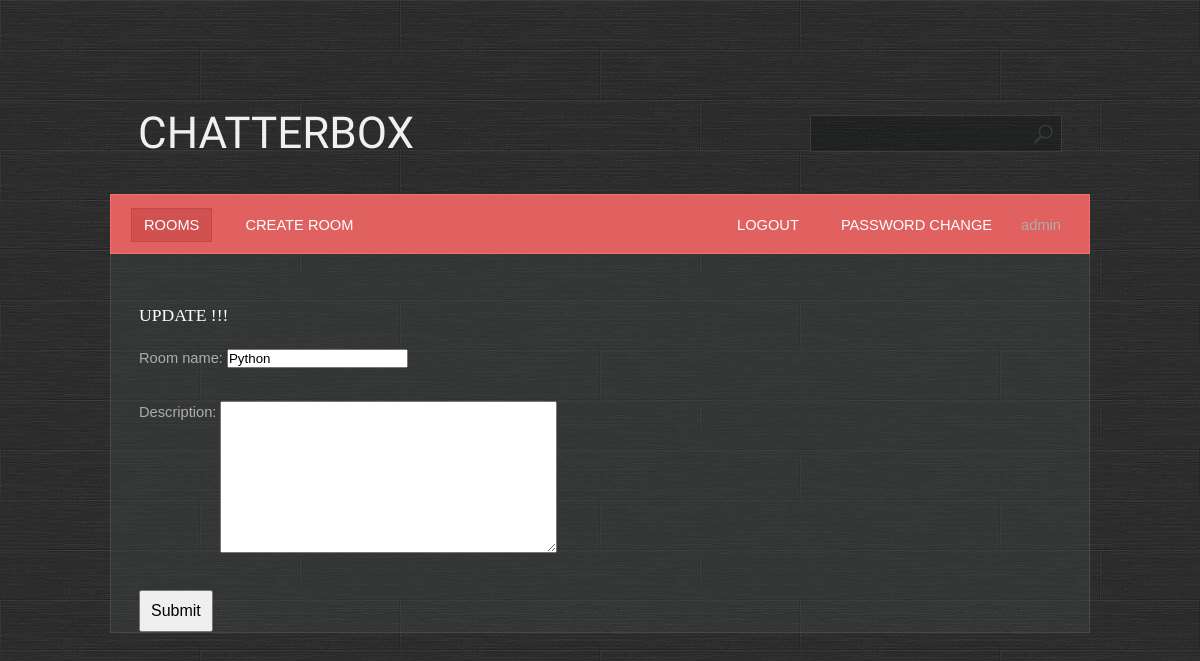
Page /room/update/2 (signed in) on the earlier database version.
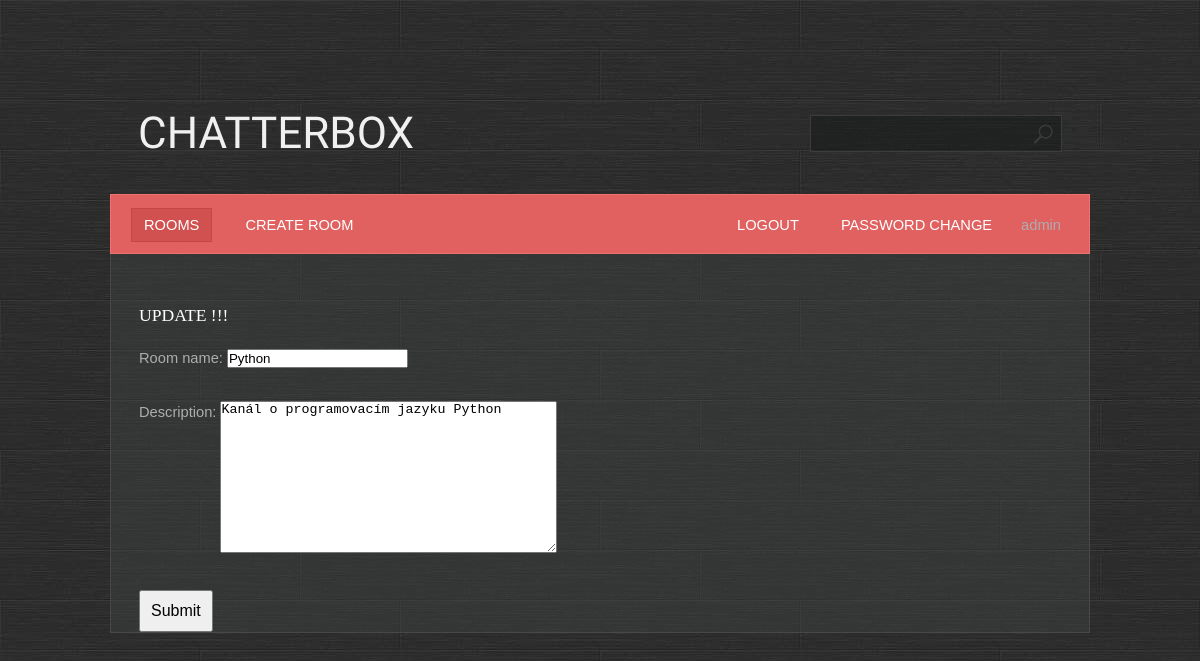
Same page on the later database version.
### base/models.py (models this page shows, shortened)
class Room(Model):
    name = models.CharField(max_length=200, unique=True)
    description = models.TextField(null=True, blank=True)
    participants = models.ManyToManyField(User, related_name='participants', blank=True)
    created = models.DateTimeField(auto_now_add=True)
    updated = models.DateTimeField(auto_now=True)
    class Meta:
        ordering = ['-created', 'name']

### base/views.py (the view)
# urls.py: path('room/update/<pk>', base.views.RoomUpdateView.as_view(), name='room_update'),
class RoomUpdateView(PermissionRequiredMixin, LoginRequiredMixin, UpdateView):
    template_name = 'base/room_form.html'
    extra_context = {'title': 'UPDATE !!!'}
    form_class = RoomForm
    success_url = reverse_lazy('rooms')
    model = Room
    permission_required = 'base.change_room'

### base/forms.py (shortened to what this page needs)
class RoomForm(ModelForm):
    class Meta:
        model = Room
        fields = '__all__'
        exclude = ['participants']

### base/templates/base/room_form.html (shortened to what this page needs)
{% extends 'main.html'%}
{% block content %}
    <h3>{{ title }}</h3>
    <form method="post">
        <div class="box">
            <label for="{{ form.name.id_for_label }}">Room name:</label>
            {{ form.name }}
        </div>
        <div class="box">
            <label for="{{ form.description.id_for_label }}" style="vertical-align: top">Description:</label>
            {{ form.description }}
        </div>
        <button type="submit">Submit</button>
    </form>
{% endblock %}

Differences in the rows shown:
changed Room "Python": description (not shown) → "Kanál o programovacím jazyku Python"
